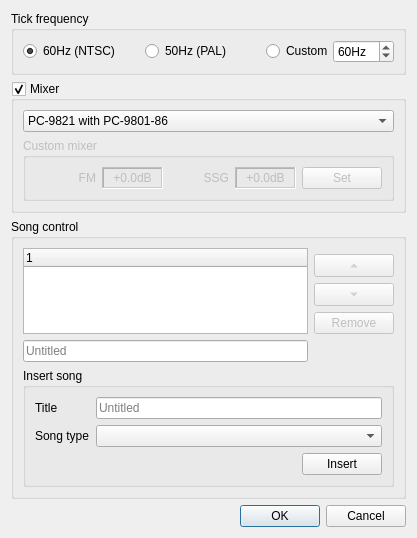
<?xml version="1.0" encoding="UTF-8"?>
<ui version="4.0">
 <class>ModulePropertiesDialog</class>
 <widget class="QDialog" name="ModulePropertiesDialog">
  <property name="geometry">
   <rect>
    <x>0</x>
    <y>0</y>
    <width>417</width>
    <height>491</height>
   </rect>
  </property>
  <property name="windowTitle">
   <string>Module properties</string>
  </property>
  <layout class="QVBoxLayout" name="verticalLayout">
   <item>
    <widget class="QGroupBox" name="tickFrequencyGroupBox">
     <property name="title">
      <string>Tick frequency</string>
     </property>
     <layout class="QHBoxLayout" name="horizontalLayout_2">
      <item>
       <widget class="QRadioButton" name="ntscRadioButton">
        <property name="text">
         <string>60Hz (NTSC)</string>
        </property>
        <property name="checked">
         <bool>true</bool>
        </property>
        <attribute name="buttonGroup">
         <string notr="true">tickFreqButtonGroup</string>
        </attribute>
       </widget>
      </item>
      <item>
       <widget class="QRadioButton" name="palRadioButton">
        <property name="text">
         <string>50Hz (PAL)</string>
        </property>
        <attribute name="buttonGroup">
         <string notr="true">tickFreqButtonGroup</string>
        </attribute>
       </widget>
      </item>
      <item>
       <layout class="QHBoxLayout" name="horizontalLayout_3">
        <property name="spacing">
         <number>0</number>
        </property>
        <item>
         <widget class="QRadioButton" name="customTickFreqRadioButton">
          <property name="text">
           <string>Custom</string>
          </property>
          <attribute name="buttonGroup">
           <string notr="true">tickFreqButtonGroup</string>
          </attribute>
         </widget>
        </item>
        <item>
         <widget class="QSpinBox" name="customTickFreqSpinBox">
          <property name="suffix">
           <string notr="true">Hz</string>
          </property>
          <property name="minimum">
           <number>1</number>
          </property>
          <property name="maximum">
           <number>511</number>
          </property>
          <property name="value">
           <number>60</number>
          </property>
         </widget>
        </item>
       </layout>
      </item>
     </layout>
    </widget>
   </item>
   <item>
    <widget class="QGroupBox" name="mixerGroupBox">
     <property name="title">
      <string>Mixer</string>
     </property>
     <property name="checkable">
      <bool>true</bool>
     </property>
     <property name="checked">
      <bool>true</bool>
     </property>
     <layout class="QVBoxLayout" name="verticalLayout_2">
      <item>
       <widget class="QComboBox" name="mixerTypeComboBox">
        <property name="currentIndex">
         <number>1</number>
        </property>
        <item>
         <property name="text">
          <string>Custom</string>
         </property>
        </item>
        <item>
         <property name="text">
          <string>PC-9821 with PC-9801-86</string>
         </property>
        </item>
        <item>
         <property name="text">
          <string>PC-9821 with Speak Board</string>
         </property>
        </item>
        <item>
         <property name="text">
          <string>PC-88VA2</string>
         </property>
        </item>
        <item>
         <property name="text">
          <string>PC-8801mkIISR</string>
         </property>
        </item>
       </widget>
      </item>
      <item>
       <widget class="QGroupBox" name="mixerCustomGroupBox">
        <property name="enabled">
         <bool>false</bool>
        </property>
        <property name="title">
         <string>Custom mixer</string>
        </property>
        <layout class="QHBoxLayout" name="horizontalLayout_4">
         <item>
          <widget class="QLabel" name="customMixerFMLabel">
           <property name="text">
            <string>FM</string>
           </property>
           <property name="alignment">
            <set>Qt::AlignRight|Qt::AlignTrailing|Qt::AlignVCenter</set>
           </property>
          </widget>
         </item>
         <item>
          <widget class="QLabel" name="customMixerFMLevelLabel">
           <property name="frameShape">
            <enum>QFrame::WinPanel</enum>
           </property>
           <property name="frameShadow">
            <enum>QFrame::Sunken</enum>
           </property>
           <property name="text">
            <string notr="true">+0.0dB</string>
           </property>
           <property name="alignment">
            <set>Qt::AlignCenter</set>
           </property>
          </widget>
         </item>
         <item>
          <widget class="QLabel" name="customMixerSSGLabel">
           <property name="text">
            <string>SSG</string>
           </property>
           <property name="alignment">
            <set>Qt::AlignRight|Qt::AlignTrailing|Qt::AlignVCenter</set>
           </property>
          </widget>
         </item>
         <item>
          <widget class="QLabel" name="customMixerSSGLevelLabel">
           <property name="frameShape">
            <enum>QFrame::WinPanel</enum>
           </property>
           <property name="frameShadow">
            <enum>QFrame::Sunken</enum>
           </property>
           <property name="text">
            <string notr="true">+0.0dB</string>
           </property>
           <property name="alignment">
            <set>Qt::AlignCenter</set>
           </property>
          </widget>
         </item>
         <item>
          <widget class="QPushButton" name="customMixerSetPushButton">
           <property name="text">
            <string>Set</string>
           </property>
          </widget>
         </item>
        </layout>
       </widget>
      </item>
     </layout>
    </widget>
   </item>
   <item>
    <widget class="QGroupBox" name="songCtrlGroupBox">
     <property name="title">
      <string>Song control</string>
     </property>
     <layout class="QGridLayout" name="gridLayout">
      <item row="4" column="1">
       <widget class="QPushButton" name="removePushButton">
        <property name="enabled">
         <bool>false</bool>
        </property>
        <property name="text">
         <string>Remove</string>
        </property>
       </widget>
      </item>
      <item row="1" column="1">
       <spacer name="verticalSpacer">
        <property name="orientation">
         <enum>Qt::Vertical</enum>
        </property>
        <property name="sizeHint" stdset="0">
         <size>
          <width>20</width>
          <height>40</height>
         </size>
        </property>
       </spacer>
      </item>
      <item row="3" column="1">
       <widget class="QToolButton" name="downToolButton">
        <property name="enabled">
         <bool>false</bool>
        </property>
        <property name="sizePolicy">
         <sizepolicy hsizetype="Minimum" vsizetype="Fixed">
          <horstretch>0</horstretch>
          <verstretch>0</verstretch>
         </sizepolicy>
        </property>
        <property name="text">
         <string/>
        </property>
        <property name="arrowType">
         <enum>Qt::DownArrow</enum>
        </property>
       </widget>
      </item>
      <item row="0" column="0" rowspan="5">
       <widget class="QTreeWidget" name="songTreeWidget">
        <column>
         <property name="text">
          <string notr="true">1</string>
         </property>
        </column>
       </widget>
      </item>
      <item row="6" column="0" colspan="2">
       <widget class="QGroupBox" name="insertGroupBox">
        <property name="title">
         <string>Insert song</string>
        </property>
        <layout class="QGridLayout" name="gridLayout_2">
         <item row="0" column="0">
          <widget class="QLabel" name="insertTitleLabel">
           <property name="text">
            <string>Title</string>
           </property>
          </widget>
         </item>
         <item row="1" column="0">
          <widget class="QLabel" name="insertTypeLabel">
           <property name="text">
            <string>Song type</string>
           </property>
          </widget>
         </item>
         <item row="1" column="1">
          <widget class="QComboBox" name="insertTypeComboBox">
           <property name="enabled">
            <bool>true</bool>
           </property>
          </widget>
         </item>
         <item row="2" column="1">
          <layout class="QHBoxLayout" name="horizontalLayout">
           <item>
            <spacer name="horizontalSpacer">
             <property name="orientation">
              <enum>Qt::Horizontal</enum>
             </property>
             <property name="sizeHint" stdset="0">
              <size>
               <width>40</width>
               <height>20</height>
              </size>
             </property>
            </spacer>
           </item>
           <item alignment="Qt::AlignRight">
            <widget class="QPushButton" name="insertPushButton">
             <property name="sizePolicy">
              <sizepolicy hsizetype="Fixed" vsizetype="Fixed">
               <horstretch>0</horstretch>
               <verstretch>0</verstretch>
              </sizepolicy>
             </property>
             <property name="text">
              <string>Insert</string>
             </property>
            </widget>
           </item>
          </layout>
         </item>
         <item row="0" column="1">
          <widget class="QLineEdit" name="insertTitleLineEdit">
           <property name="placeholderText">
            <string>Untitled</string>
           </property>
          </widget>
         </item>
        </layout>
       </widget>
      </item>
      <item row="2" column="1">
       <widget class="QToolButton" name="upToolButton">
        <property name="enabled">
         <bool>false</bool>
        </property>
        <property name="sizePolicy">
         <sizepolicy hsizetype="Minimum" vsizetype="Fixed">
          <horstretch>0</horstretch>
          <verstretch>0</verstretch>
         </sizepolicy>
        </property>
        <property name="text">
         <string/>
        </property>
        <property name="arrowType">
         <enum>Qt::UpArrow</enum>
        </property>
       </widget>
      </item>
      <item row="5" column="0">
       <widget class="QLineEdit" name="editTitleLineEdit">
        <property name="enabled">
         <bool>true</bool>
        </property>
        <property name="placeholderText">
         <string>Untitled</string>
        </property>
       </widget>
      </item>
     </layout>
    </widget>
   </item>
   <item>
    <widget class="QDialogButtonBox" name="buttonBox">
     <property name="orientation">
      <enum>Qt::Horizontal</enum>
     </property>
     <property name="standardButtons">
      <set>QDialogButtonBox::Cancel|QDialogButtonBox::Ok</set>
     </property>
    </widget>
   </item>
  </layout>
 </widget>
 <tabstops>
  <tabstop>ntscRadioButton</tabstop>
  <tabstop>palRadioButton</tabstop>
  <tabstop>customTickFreqRadioButton</tabstop>
  <tabstop>customTickFreqSpinBox</tabstop>
  <tabstop>mixerGroupBox</tabstop>
  <tabstop>mixerTypeComboBox</tabstop>
  <tabstop>customMixerSetPushButton</tabstop>
  <tabstop>songTreeWidget</tabstop>
  <tabstop>upToolButton</tabstop>
  <tabstop>downToolButton</tabstop>
  <tabstop>removePushButton</tabstop>
  <tabstop>editTitleLineEdit</tabstop>
  <tabstop>insertTitleLineEdit</tabstop>
  <tabstop>insertTypeComboBox</tabstop>
  <tabstop>insertPushButton</tabstop>
 </tabstops>
 <resources/>
 <connections>
  <connection>
   <sender>buttonBox</sender>
   <signal>accepted()</signal>
   <receiver>ModulePropertiesDialog</receiver>
   <slot>accept()</slot>
   <hints>
    <hint type="sourcelabel">
     <x>248</x>
     <y>254</y>
    </hint>
    <hint type="destinationlabel">
     <x>157</x>
     <y>274</y>
    </hint>
   </hints>
  </connection>
  <connection>
   <sender>buttonBox</sender>
   <signal>rejected()</signal>
   <receiver>ModulePropertiesDialog</receiver>
   <slot>reject()</slot>
   <hints>
    <hint type="sourcelabel">
     <x>316</x>
     <y>260</y>
    </hint>
    <hint type="destinationlabel">
     <x>286</x>
     <y>274</y>
    </hint>
   </hints>
  </connection>
 </connections>
 <buttongroups>
  <buttongroup name="tickFreqButtonGroup"/>
 </buttongroups>
</ui>
